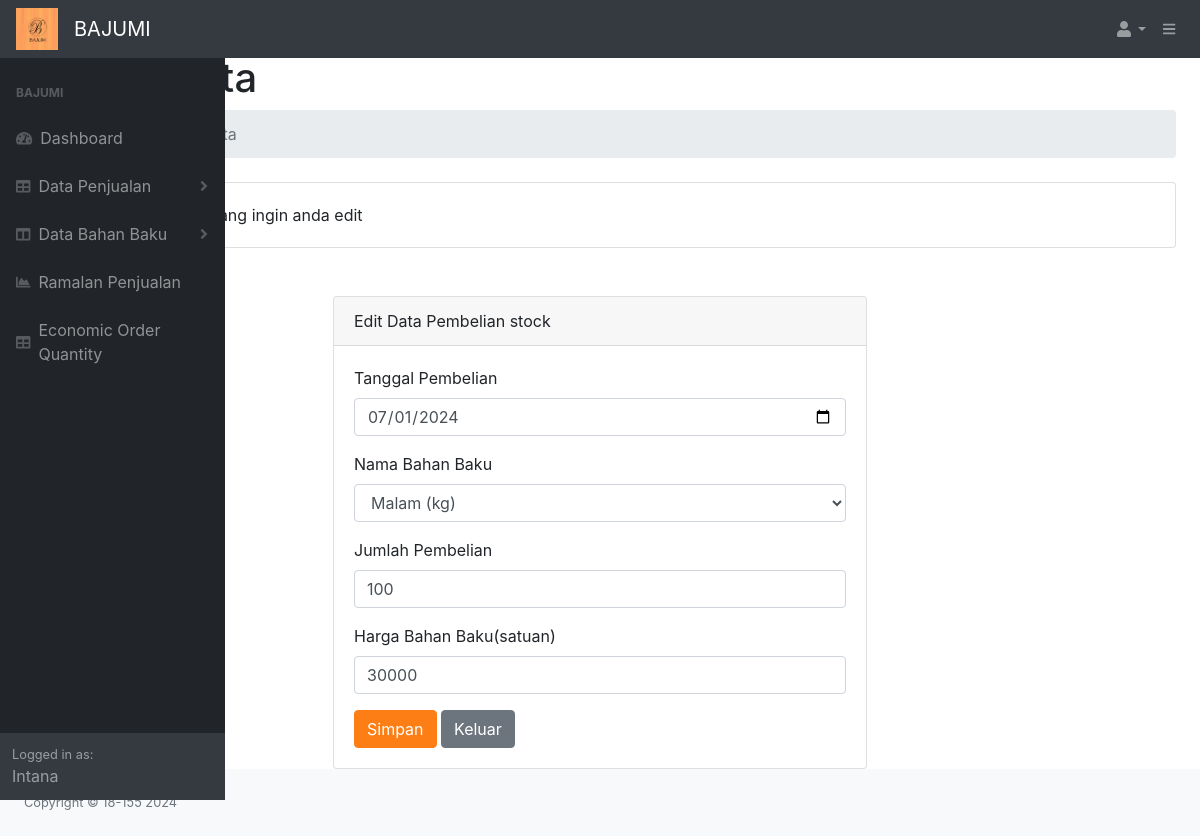
The app's page /editstock.php?id_pembelian=3 (signed in) with its own data.
### tables this page shows
CREATE TABLE `data_beli` (
  `id_pembelian` int(11) NOT NULL,
  `id_user` int(11) NOT NULL,
  `tgl_pembelian` date NOT NULL,
  `id_material` int(11) NOT NULL,
  `jumlah_pembelian` int(11) NOT NULL,
  `harga_beli` int(11) NOT NULL,
  `total_biaya` int(11) DEFAULT NULL
);

### editstock.php (the view, shortened to what this page needs)
<?php
include 'db_config.php';
if (isset($_GET['id_pembelian'])) {
    $id_pembelian = $_GET['id_pembelian'];
    $sql = "SELECT * FROM data_beli WHERE id_pembelian = :id_pembelian";
    $stmt = $conn->prepare($sql);
    $stmt->bindParam(':id_pembelian', $id_pembelian, PDO::PARAM_INT);
    $stmt->execute();
    $row = $stmt->fetch(PDO::FETCH_ASSOC);
} else {
    header("Location: historystock.php");
    exit;
}
?>
<!DOCTYPE html>
<html lang="en">
    <head>
        <link href="css/styles.css" rel="stylesheet" />
    </head>
    <body class="sb-nav-fixed">
        <?php include 'navbar.php';
            include 'sidenav.php'?>
            <div id="layoutSidenav_content">
                <main>
                <div class="container-fluid">
                        <h1 class="mt-4" style="padding-top: 30px;">Update data</h1>
                        <ol class="breadcrumb mb-4">
                            <li class="breadcrumb-item"><a href="dashboard.php">Dashboard</a></li>
                            <li class="breadcrumb-item active">Update data</li>
                        </ol>
                        <div class="card mb-4">
                            <div class="card-body">
                                Masukkan data stock yang ingin anda edit
                            </div>
                        </div>
                <div class="container mt-5">
                    <div class="row">
                        <div class="col-md-6 offset-md-3">
                            <div class="card">
                                <div class="card-header">
                                    Edit Data Pembelian stock
                                </div>
                                <div class="card-body">
                                    <form action="editstock.php" method="POST">
                                        <div class="form-group">
                                            <label for="tgl_pembelian">Tanggal Pembelian</label>
                                            <input type="date" class="form-control" id="tgl_pembelian" name="tgl_pembelian" value="<?=$row['tgl_pembelian']?>"required>
                                        </div>
                                        <div class="form-group">
                                            <label for="id_material">Nama Bahan Baku</label>
                                            <select class="form-control" id="id_material" name="id_material" required>
                                                <?php
                                                    $sql = "SELECT id_material, nama_material, satuan_material FROM material";
                                                    $stmt = $conn->query($sql);
                                                    $material = $stmt->fetchAll(PDO::FETCH_ASSOC);
                                                    foreach ($material as $material) {
                                                        if ($row['id_material'] == $material['id_material']) {
                                                            echo "<option value='{$material['id_material']}' selected>{$material['nama_material']} ({$material['satuan_material']})</option>";
                                                        }else {
                                                            echo "<option value='{$material['id_material']}'>{$material['nama_material']} ({$material['satuan_material']})</option>";
                                                        }
                                                    }
                                                    ?>
                                            </select>
                                        </div>
                                        <div class="form-group">
                                            <label for="jumlah_pembelian">Jumlah Pembelian</label>
                                            <input type="number" class="form-control" id="jumlah_pembelian" name="jumlah_pembelian" min="1" step="1" value="<?=$row['jumlah_pembelian']?>"required>
                                        </div>
                                        <div class="form-group">
                                            <label for="harga_beli">Harga Bahan Baku(satuan)</label>
                                            <input type="number" class="form-control" id="harga_beli" name="harga_beli" min="1" step="0.01" value="<?=$row['harga_beli']?>" required>
                                        </div>
                                        <button type="submit" class="btn btn-primary">Simpan</button>
                                        <a href="dashboard.php" class="btn btn-secondary">Keluar</a>
                                    </form>
                                </div>
                            </div>
                        </div>
                    </div>
                </div>
                </main>
                <footer class="py-4 bg-light mt-auto">
                </footer>
            </div>
    </body>
</html>

### records on screen
data_beli: tgl_pembelian "07/01/2024", jumlah_pembelian "100", harga_beli "30000"

### other values on screen
$_SESSION['username'] "Intana"
form field id_material "Malam (kg)"
